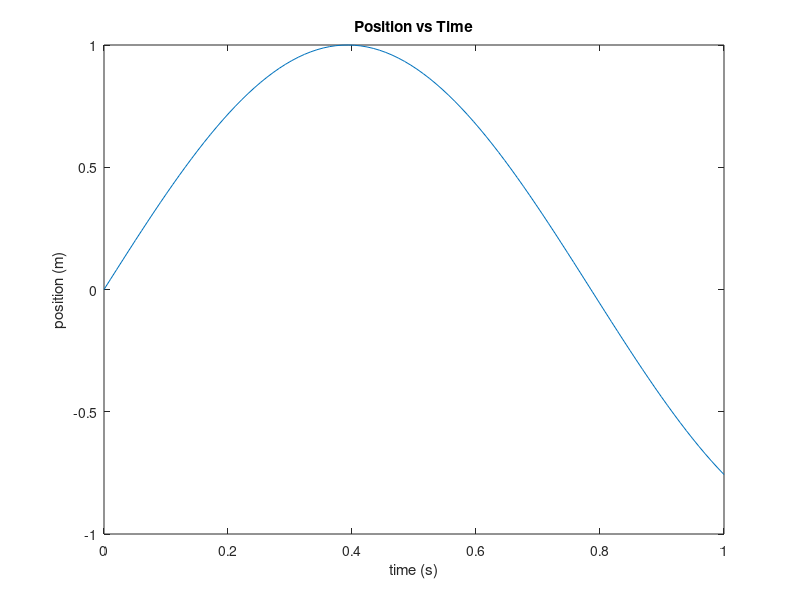
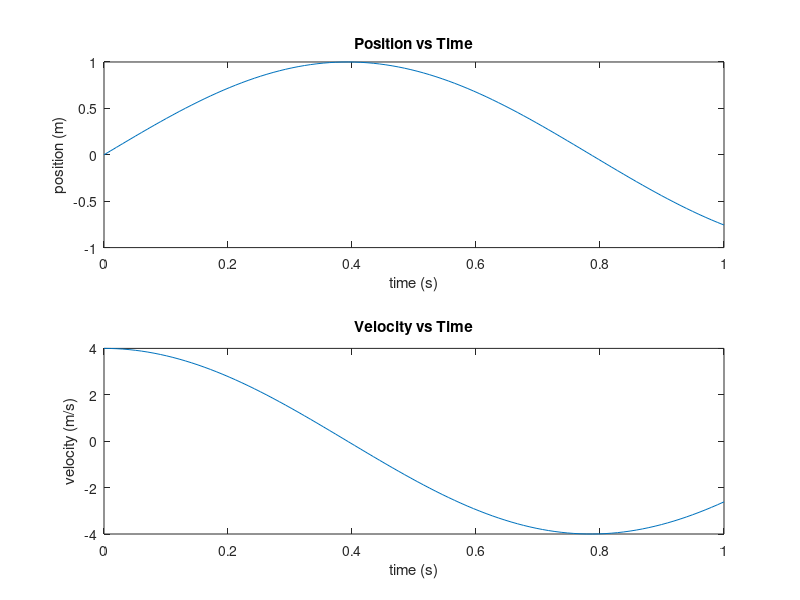
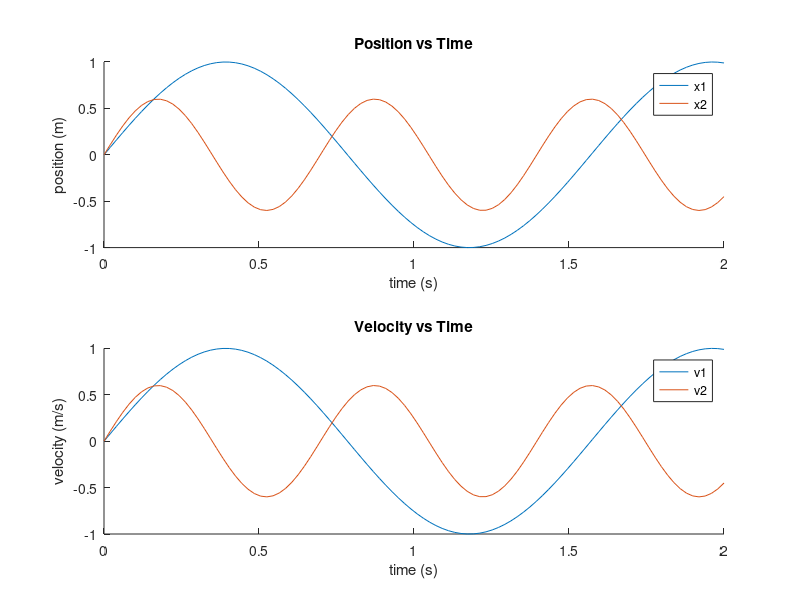
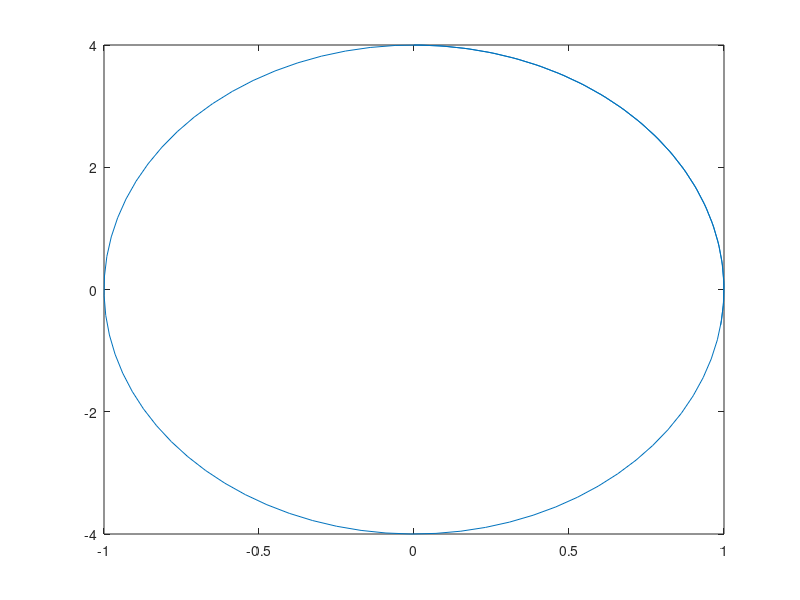

Write the MATLAB code that produced these figures, in order.
% MAIN  --  Plotting
%
% This script will demonstrate how to use a variety of the basic plotting
% features of Matlab, and how to use different kinds of functions.

% Create 100 points uniformly spaced between 0 and 1
t = linspace(0,1,100);
x = sin(4*t); 
v = 4*cos(4*t);

% Create a simple plot
figure(1); clf; 
plot(t,x);
xlabel('time (s)')
ylabel('position (m)')
title('Position vs Time')

% How to show two different quantities?
figure(2); clf;

% Creates a rectangular grid of plots, 
nRows = 2;
nCols = 1;

idxSelect = 1;
subplot(nRows,nCols,idxSelect);  
plot(t,x);
xlabel('time (s)')
ylabel('position (m)')
title('Position vs Time')

idxSelect = 2;
subplot(nRows,nCols,idxSelect);  
plot(t,v);
xlabel('time (s)')
ylabel('velocity (m/s)')
title('Velocity vs Time')

% What if there were two masses now, instead of one?

% Create data:
t = linspace(0,2,100);
x1 = sin(4*t); 
v1 = 4*cos(4*t);
x2 = 0.6*sin(9*t); 
v2 = 0.6*9*cos(9*t);

% Open and clear a new figure:
figure(3); clf;

% Creates a rectangular grid of plots, 
nRows = 2;
nCols = 1;

idxSelect = 1;
subplot(nRows,nCols,idxSelect); 
hold on;   %Do this to plot two lines together
plot(t,x1);
plot(t,x2);
xlabel('time (s)')
ylabel('position (m)')
title('Position vs Time')
legend('x1','x2')   %This makes a legend to see each different curve

idxSelect = 2;
subplot(nRows,nCols,idxSelect); 
hold on;   %Do this to plot two lines together
plot(t,x1);
plot(t,x2);
xlabel('time (s)')
ylabel('velocity (m/s)')
title('Velocity vs Time')
legend('v1','v2')   %This makes a legend to see each different curve


% Lets suppose that we want to use a single function call for both position
% and velocity:
myFun = @(t)( [sin(4*t); 4*cos(4*t)] );

z = myFun(t);   %Call an anonymous function to create a matrix z
x = z(1,:);
y = z(2,:);

% Let's plot the particle in phase space (velocity vs position)
figure(4); clf;
plot(x,y);
